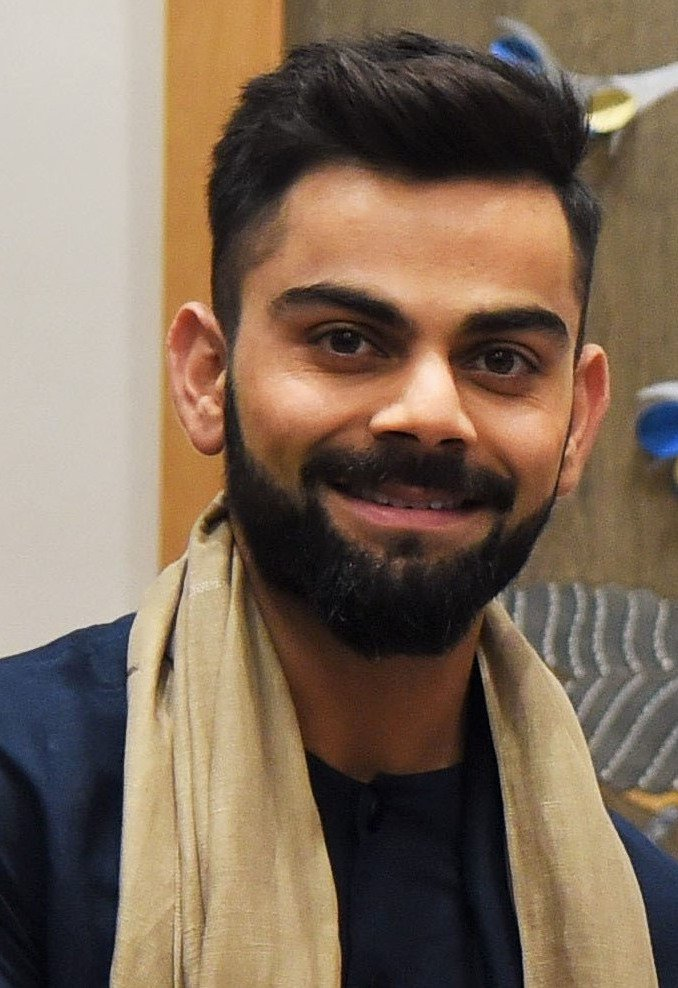
#> input picture model/test_images/virat.jpg, 678 x 988 px
$ jupyter execute --allow-errors sports_person_classifier_model.ipynb   (shell and % lines are left out)
#> lines starting #> are read from the running program, lines starting #| are printed output that depends on the picture; after the words box and inside, x2 and y2 are one past the last pixel; in counts of white or black regions, pixels touching at a corner belong together
[cell 1]
import numpy as np
import pandas as pd
import cv2
import matplotlib
import matplotlib.pyplot as plt

<h3 style='color:red'>(1) Preprocessing: Detect face and eyes</h3>

#### When we look at any image, most of the time we identify a person using a face. An image might contain multiple faces, also the face can be obstructed and not clear. The first step in our pre-processing pipeline is to detect faces from an image. Once face is detected, we will detect eyes, if two eyes are detected then only we keep that image otherwise discard it.</h4>

[cell 2]
img = cv2.imread('test_images/virat.jpg')
#> img is the input picture: shape (988, 678, 3); mean B, G, R 89.3, 107.1, 126.4
img.shape
#> Out = (988, 678, 3)

[cell 3]
#cv2.imshow('Sharapova',img)

[cell 4]
plt.imshow(img)

[cell 5]
img

[cell 6]
gray = cv2.cvtColor(img,cv2.COLOR_BGR2GRAY)
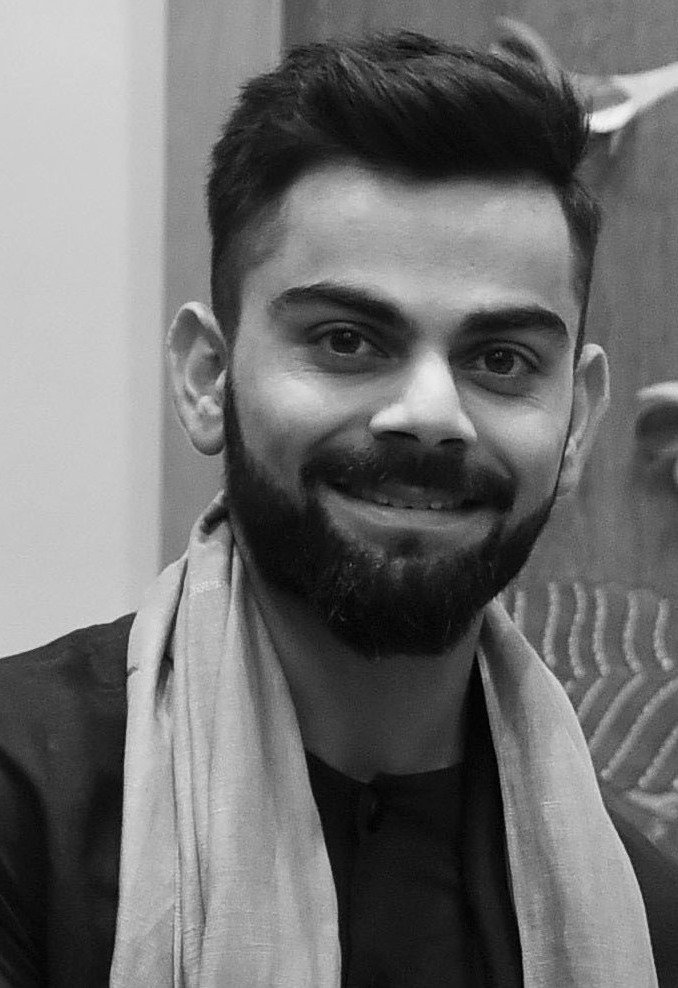
#> gray: shape (988, 678); min 0, max 247, mean 110.9
gray.shape
#> Out = (988, 678)

[cell 7]
gray

[cell 8]
plt.imshow(gray, cmap='gray')

[cell 9]
face_cascade = cv2.CascadeClassifier('./opencv/haarcascades/haarcascade_frontalface_default.xml')
eye_cascade = cv2.CascadeClassifier('./opencv/haarcascades/haarcascade_eye.xml')

faces = face_cascade.detectMultiScale(gray, 1.3, 5)
#> faces = [[203, 182, 428, 428]]
faces
#> Out = [[203, 182, 428, 428]]

[cell 10]
(x,y,w,h) = faces[0]
#> x = 203; y = 182; w = 428; h = 428

[cell 11]
x,y,w,h
#> Out = (203, 182, 428, 428)

[cell 12]
face_img = cv2.rectangle(img,(x,y),(x+w,y+h),(255,0,0),2)
plt.imshow(face_img)

[cell 13]
cv2.destroyAllWindows()

##### For detection of eyes

[cell 14]
for (x,y,w,h) in faces:
    face_img = cv2.rectangle(img,(x,y),(x+w,y+h),(255,0,0),2)
    roi_gray = gray[y:y+h, x:x+w]
    roi_color = face_img[y:y+h, x:x+w]
    eyes = eye_cascade.detectMultiScale(roi_gray)
    for (ex,ey,ew,eh) in eyes:
        cv2.rectangle(roi_color,(ex,ey),(ex+ew,ey+eh),(0,255,0),2)
#> this loop made 1 pass
#> (x, y, w, h, eyes) on pass 1: (203, 182, 428, 428, [[254, 136, 84, 84], [95, 112, 96, 96]])
#> pass 1, `roi_gray = gray[y:y+h, x:x+w]`:
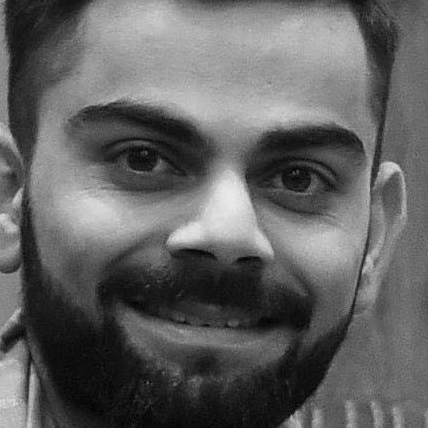
#> roi_gray: shape (428, 428); min 0, max 235, mean 97.7
#> pass 1, `roi_color = face_img[y:y+h, x:x+w]`:
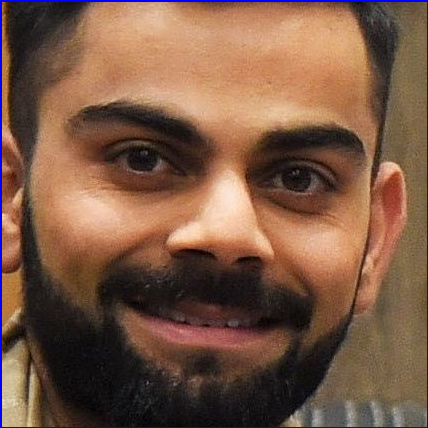
#> roi_color: shape (428, 428, 3); mean B, G, R 70.2, 88.6, 122.4
#> after the loop:
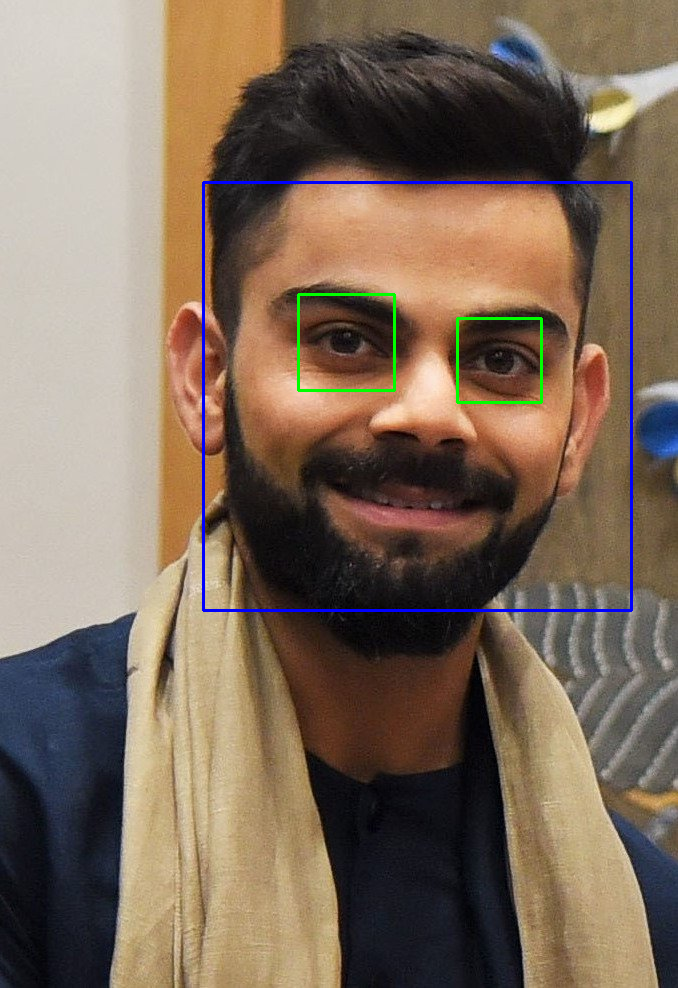
#> img: shape (988, 678, 3); mean B, G, R 90.6, 107, 125.1
#> after the loop:
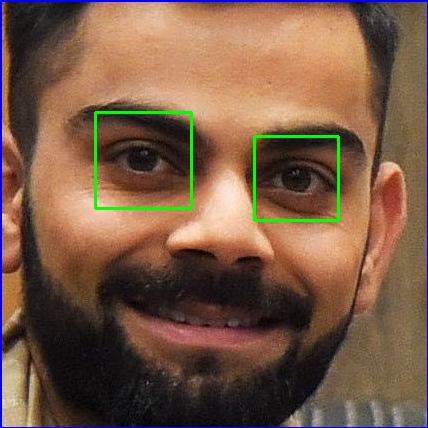
#> roi_color: shape (428, 428, 3); 1.17% of pixels changed, all inside (x1, y1, x2, y2) = (94, 111, 340, 222)


plt.figure()
plt.imshow(face_img, cmap='gray')
plt.show()

<h3 style='color:red'>(2) Preprocessing: Crop the facial region of the image</h3>

[cell 15]
plt.imshow(roi_color, cmap='gray')

[cell 16]
roi_color.shape
#> Out = (428, 428, 3)

<h3 style='color:red'>(3) Preprocessing: Load image, detect face. If eyes >=2, then save and crop the face region</h3>

####  Lets write a python function that can take input image and returns cropped image (if face and eyes >=2 are detected)

[cell 17]
def get_cropped_image_if_2_eyes(image_path):
#> called with image_path = './test_images/virat.jpg'
    img = cv2.imread(image_path)
    gray = cv2.cvtColor(img, cv2.COLOR_BGR2GRAY)
    faces = face_cascade.detectMultiScale(gray, 1.3, 5)
#> faces = [[203, 182, 428, 428]]
    for (x,y,w,h) in faces:
        roi_gray = gray[y:y+h, x:x+w]
        roi_color = img[y:y+h, x:x+w]
        eyes = eye_cascade.detectMultiScale(roi_gray)
        if len(eyes) >= 2:
            return roi_color

This function has a corner case to it, in case of 2 images detected it will return only the first image as final output

###### Test 1

[cell 18]
original_face_image = cv2.imread('./test_images/virat.jpg')
plt.imshow(original_face_image)

[cell 19]
cropped_image = get_cropped_image_if_2_eyes('./test_images/virat.jpg')
plt.imshow(cropped_image)

###### Test2

[cell 20]
original_face_image_obstructed = cv2.imread('./test_images/sharapova2.jpg')
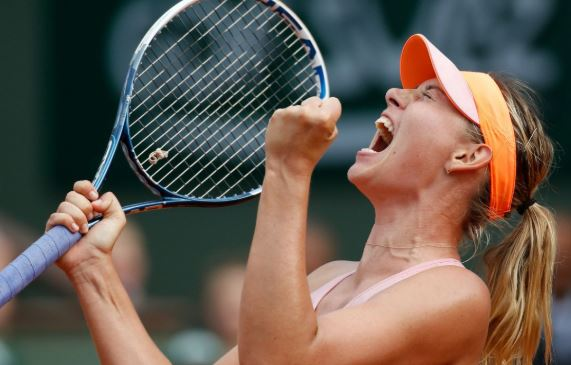
#> input picture model/test_images/sharapova2.JPG, 571 x 365 px, found by its file name
#> original_face_image_obstructed is the input picture: shape (365, 571, 3); mean B, G, R 80.8, 91, 102.6
plt.imshow(original_face_image_obstructed)

[cell 21]
cropped_image_new = get_cropped_image_if_2_eyes('./test_images/sharapova2.jpg')
#> call 2 of get_cropped_image_if_2_eyes, with image_path = './test_images/sharapova2.jpg'
#> in get_cropped_image_if_2_eyes (call 2), `gray = cv2.cvtColor(img, cv2.COLOR_BGR2GRAY)`:
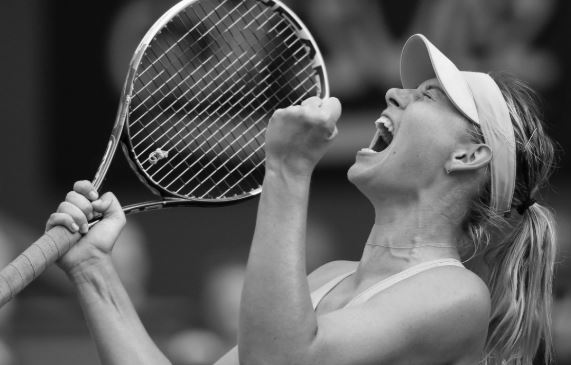
#> gray: shape (365, 571); min 0, max 254, mean 93.3
#> in get_cropped_image_if_2_eyes (call 2), `faces = face_cascade.detectMultiScale(gray, 1.3, 5)`: faces = ()
cropped_image_new

#### Since in the image there is only 1 eye the function returned no o/p as it will return an o/p only if 2 eyes are detected

**Above cropped_image_no_new is None which means we should ignore this image and we will not use such image for model training**

[cell 22]
path_to_data = "./dataset/"
path_to_cr_data = "./dataset/cropped/"

[cell 23]
import os
img_dirs = []
for entry in os.scandir(path_to_data):
    if entry.is_dir():
        img_dirs.append(entry.path)

[cell 24]
img_dirs

**Go through all images in dataset folder and create cropped images for them. There will be cropped folder inside dataset folder after you run this code**

[cell 25]
# If the cropped folder exists then remove it and create it again

import shutil
if os.path.exists(path_to_cr_data):
     shutil.rmtree(path_to_cr_data)
os.mkdir(path_to_cr_data)

[cell 26]
cropped_image_dirs = []
celebrity_file_names_dict = {}
#> (the rest of this cell did not finish here and is left out)

        if roi_color is not None:
            cropped_folder = path_to_cr_data + celebrity_name
            if not os.path.exists(cropped_folder):
                os.makedirs(cropped_folder)
                cropped_image_dirs.append(cropped_folder)
                print("Generating cropped images in folder: ",cropped_folder)
            cropped_file_name = celebrity_name + str(count) + ".png"
            cropped_file_path = cropped_folder + "/" + cropped_file_name
            cv2.imwrite(cropped_file_path, roi_color)
            celebrity_file_names_dict[celebrity_name].append(cropped_file_path)
            count += 1

### Now we should have cropped folder under datasets folder that contains cropped images

### Manually examine cropped folder and delete any unwanted images

[cell 27]
celebrity_file_names_dict

<h3 style='color:red'>(3) Preprocessing: Use wavelet transform as a feature for traning our model</h3>

### Wavelet Transformation

[cell 28]
import numpy as np
import pywt
import cv2

def w2d(img, mode='haar', level=1):
#> called with mode = 'db1', level = 5
    imArray = img
    #Datatype conversions
    #convert to grayscale
    imArray = cv2.cvtColor( imArray,cv2.COLOR_RGB2GRAY )
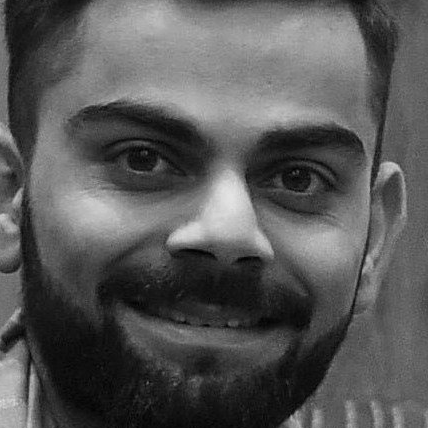
#> imArray: shape (428, 428); min 0, max 227, mean 87.2
    #convert to float
    imArray =  np.float32(imArray)
    imArray /= 255;
    # compute coefficients
    coeffs=pywt.wavedec2(imArray, mode, level=level)
#> coeffs = 6 items

    #Process Coefficients
    coeffs_H=list(coeffs)
#> coeffs_H = 6 items
    coeffs_H[0] *= 0;

    # reconstruction
    imArray_H=pywt.waverec2(coeffs_H, mode);
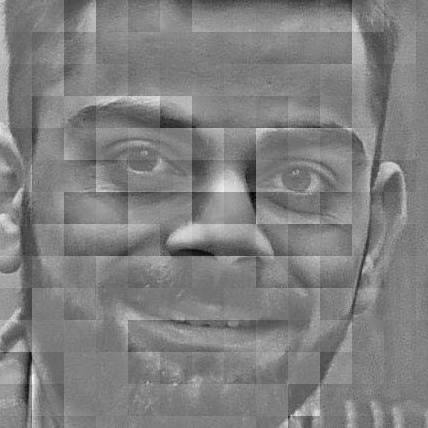
#> imArray_H: shape (428, 428) float32; min -0.567, max 0.557, mean -4.04e-06; drawn with min black and max white
    imArray_H *= 255;
    imArray_H =  np.uint8(imArray_H)
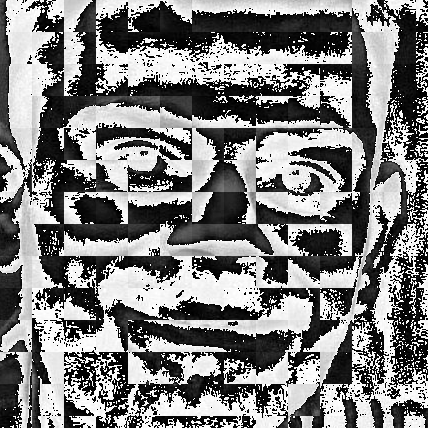
#> imArray_H: shape (428, 428); min 0, max 255, mean 126

    return imArray_H

[cell 29]
img_har = w2d(cropped_image,'db1',5)
plt.imshow(img_har, cmap='gray')

#### You can see above a wavelet transformed image that gives clues on facial features such as eyes, nose, lips etc. This along with raw pixel image can be used as an input for our classifier

[cell 30]
celebrity_file_names_dict = {}
for img_dir in cropped_image_dirs:
    celebrity_name = img_dir.split('/')[-1]
    file_list = []
    for entry in os.scandir(img_dir):
        file_list.append(entry.path)
    celebrity_file_names_dict[celebrity_name] = file_list
celebrity_file_names_dict

[cell 31]
class_dict = {}
count = 0
for celebrity_name in celebrity_file_names_dict.keys():
    class_dict[celebrity_name] = count
    count += 1
class_dict
